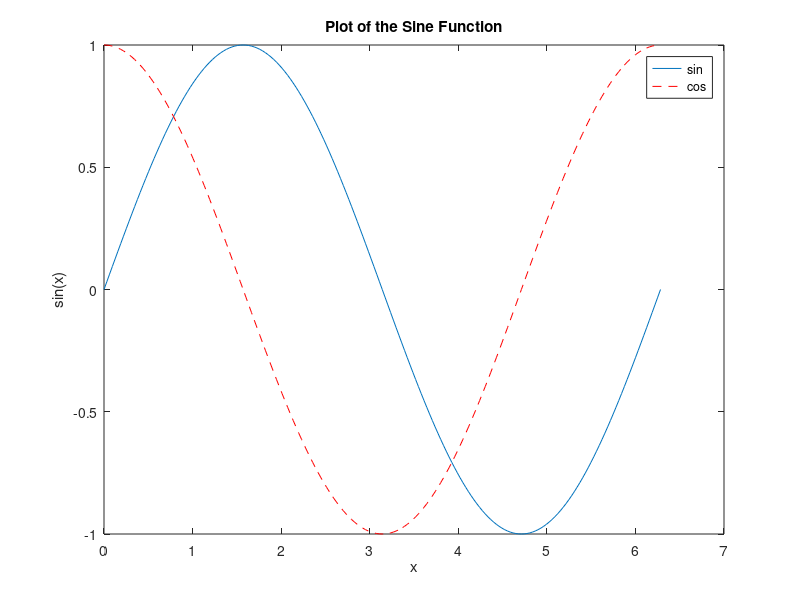

MATLAB code to generate this figure:
x = 0:pi/100:pi*2;
y=sin(x);
plot(x,y);

xlabel('x');
ylabel('sin(x)');
title('Plot of the Sine Function');

hold on

y2=cos(x);
plot(x,y2,'r--')

legend('sin','cos')